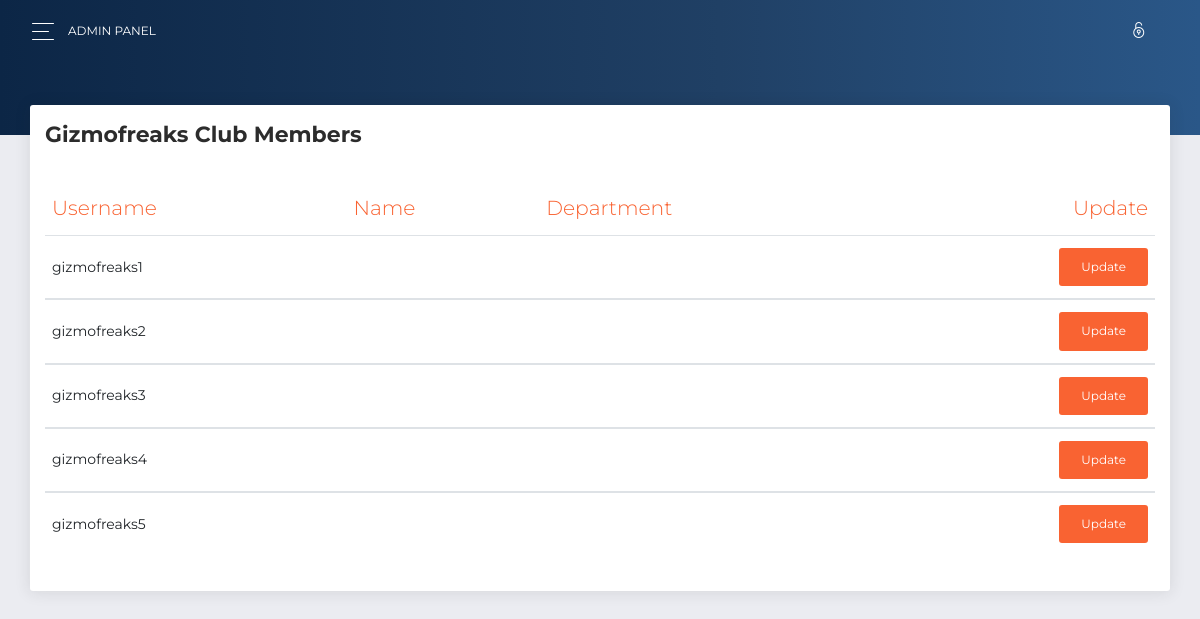
/admin/gizmofreaksmemberlist.php (signed in), run on the app's committed database.
### tables this page shows
CREATE TABLE `teammember` (
  `id` int(11) NOT NULL,
  `username` varchar(30) NOT NULL,
  `password` varchar(30) NOT NULL,
  `role` varchar(30) NOT NULL,
  `post` varchar(30) NOT NULL,
  `name` varchar(30) NOT NULL,
  `image` varchar(300) NOT NULL,
  `auth` varchar(30) NOT NULL,
  `created_dt` timestamp NOT NULL DEFAULT current_timestamp(),
  `updated-dt` timestamp NOT NULL DEFAULT current_timestamp() ON UPDATE current_timestamp()
);

### admin/gizmofreaksmemberlist.php (the view, shortened to what this page needs)
<!DOCTYPE html>
<html lang="en">
<?php
include('plugins/head.php');
?>
<body class="">
    <div class="wrapper ">
        <?php
        include('plugins/header.php')
        ?>
        <div class="panel-header panel-header-sm">
        </div>
        <div class="content">
            <div class="row">
                <div class="col-md-12">
                    <div class="card">
                        <div class="card-header">
                            <h5 class="title">Gizmofreaks Club Members</h5>
                        </div>
                        <div class="card-body">
                            <div class="table-responsive">
                                <table class="table">
                                     <thead class=" text-primary">
                                            <th>Username</th>
                                            <th>Name</th>
                                            <th>Department</th>
                                            <th class="text-right">Update</th>
                                        </thead>
                                    <?php
                                    include('../dbs/connect.php');
                                    $sql="SELECT * from teammember";
                                    $results=$connect->query($sql);
                                    while ($final=$results->fetch_assoc()) {
                                        if($final['role']=='gizmofreakstm'){?>
                                        <tbody>
                                            <tr>
                                                <td><?php
                                                if($final['role']=='gizmofreakstm'){?>
                                                    <?php echo $final['username'] ?>
                                                <?php }
                                                ?></td>
                                                <td><?php
                                                ?></td>
                                                <td><?php
                                                ?></td>
                                                <td class="text-right">
                                                    <a href="memberupdate.php?up_id=<?php echo $final['id'] ?>"><button class="btn btn-primary">Update</button></a>
                                                </td>
                                            </tr>
                                        </tbody>
                                        <?php } ?>
                                    <?php } ?>
                                </table>
                            </div>
                        </div>
                    </div>
                </div>
            </div>
        </div>
    </div>
</body>
</html>

### data on the page
teammember: username "gizmofreaks1"
teammember: username "gizmofreaks2"
teammember: username "gizmofreaks3"
teammember: username "gizmofreaks4"
teammember: username "gizmofreaks5"
